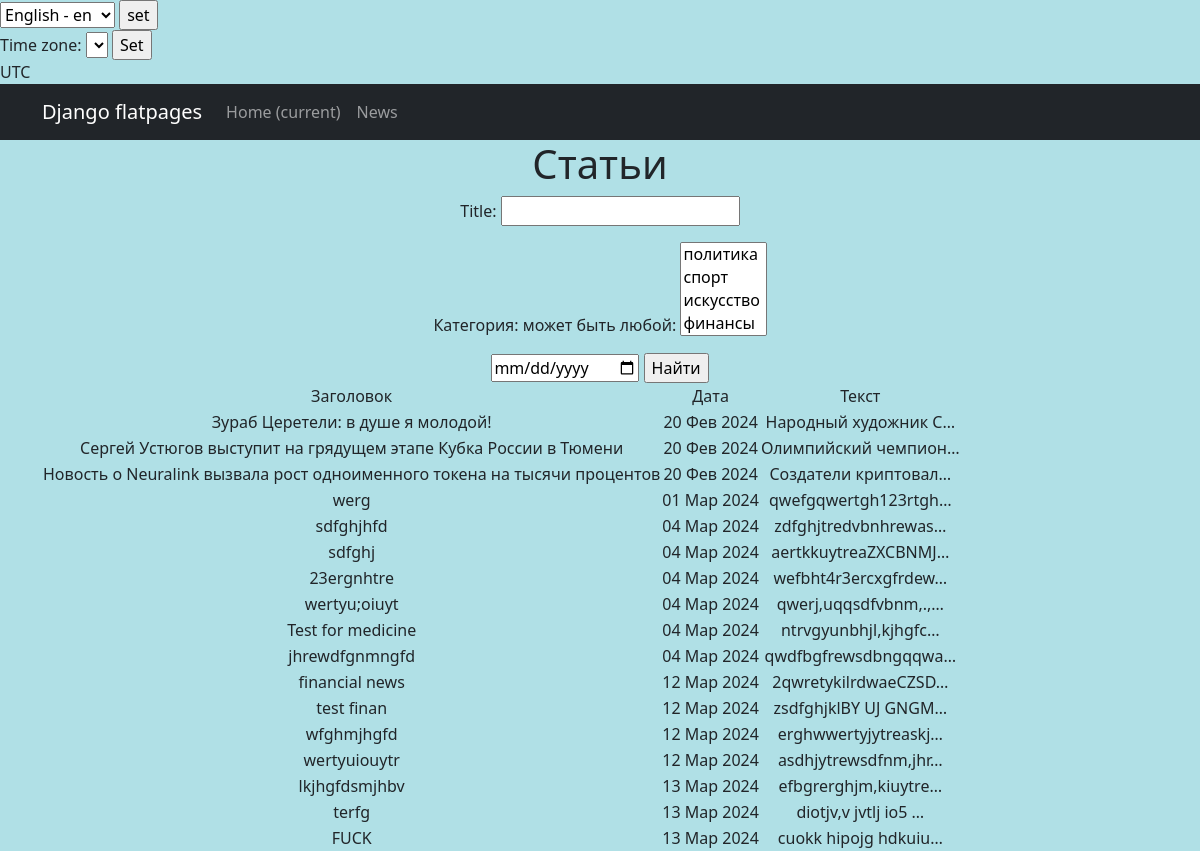
/news/search/, run on an earlier commit of the app's database.
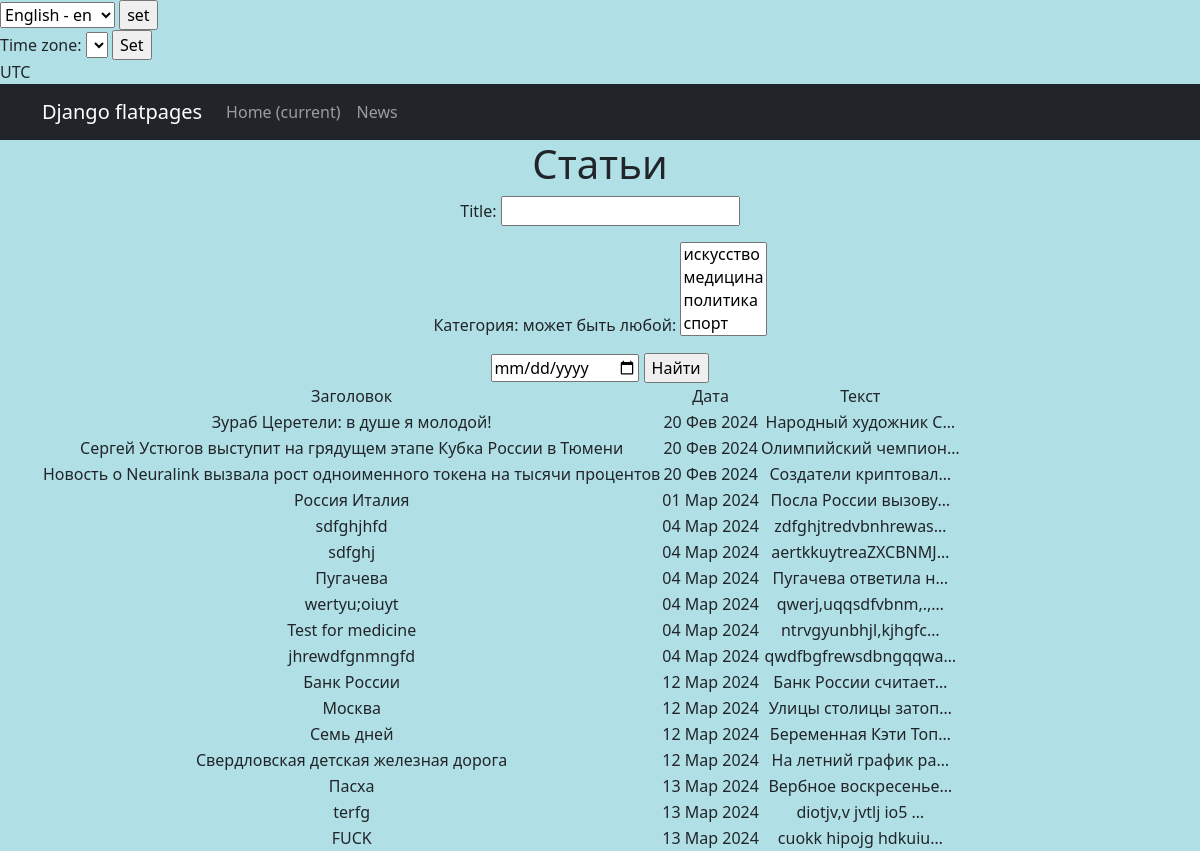
And on a later commit of the database.
### news/models.py (models this page shows, shortened)
class Post(models.Model):
    NEWS = 'NW'
    ARTICLE = "AR"
    POSITIONS = [
        (NEWS, 'Новость'),
        (ARTICLE, 'Статья')
    ]
    author = models.ForeignKey(Author, help_text=_('автор'), on_delete=models.CASCADE)
    type = models.CharField(max_length=20, help_text=_('тип'),choices=POSITIONS, default=NEWS)
    time_in = models.DateTimeField(auto_now_add=True)
    category = models.ManyToManyField(Category, verbose_name=gettext_lazy('категория: может быть любой'),through='PostCategory')
    title = models.CharField(
        max_length=255,
        help_text=_('заголовок'),
        unique=True,
    )
    text = models.TextField(help_text=_('текст'),)
    rating = models.IntegerField(help_text=_('рейтинг'), default=0)

### news/views.py (the view)
# urls.py: path('search/', PostsSearch.as_view(), name='post_search'),
class PostsSearch(ListView):
    model = Post
    template_name = 'search.html'
    context_object_name = 'posts'
    def get_queryset(self):
        queryset = super().get_queryset()
        self.filterset = PostFilter(self.request.GET, queryset)
        return self.filterset.qs
    def get_context_data(self, **kwargs):
        context = super().get_context_data(**kwargs)
        context['filterset'] = self.filterset
        return context

### news/models.py (called while the page is built)
    def __str__(self):
        return self.name

### news/templatetags/custom_filters.py (called while the page is built)
@register.filter()
def censor(value):
    new_text = value.replace('редиска', 'р******')
    new_text = new_text.replace('скуф', 'ск**')
    return new_text

### templates/search.html (shortened to what this page needs)
{% extends 'flatpages/default.html' %}
{% load custom_filters %}
{% load custom_tags %}
{% load i18n %}
{% block content %}
   <h1>{% trans "Статьи" %}</h1>
   <form action="" method="get">
       {{ filterset.form.as_p }}
       <input id="date_in" type="date"  />
       <input type="submit" value="Найти" />
   </form>
    {% if posts %}
        <table>
            <tr>
                <td>{% trans "Заголовок" %}</td>
                <td>{% trans "Дата" %}</td>
                <td>{% trans "Текст" %}</td>
            </tr>
            {% for post in posts %}
            <tr>
                <td>{{ post.title|censor }}</td>
                <td>{{ post.time_in|date:'d M Y' }}</td>
                <td>{{ post.text|truncatechars:20|censor }}</td>
            </tr>
            {% endfor %}
        </table>
    {% endif %}
{% endblock content %}

What changed in the data, as far as the page shows it:
changed Post: title|censor "werg" → "Россия Италия"; text|censor "qwefgqwertgh123rtgh…" → "Посла России вызову…"
changed Post: title|censor "23ergnhtre" → "Пугачева"; text|censor "wefbht4r3ercxgfrdew…" → "Пугачева ответила н…"
changed Post: title|censor "financial news" → "Банк России"; text|censor "2qwretykilrdwaeCZSD…" → "Банк России считает…"
changed Post: title|censor "test finan" → "Москва"; text|censor "zsdfghjklBY UJ GNGM…" → "Улицы столицы затоп…"
changed Post: title|censor "wfghmjhgfd" → "Семь дней"; text|censor "erghwwertyjytreaskj…" → "Беременная Кэти Топ…"
changed Post: title|censor "wertyuiouytr" → "Свердловская детская железная дорога"; text|censor "asdhjytrewsdfnm,jhr…" → "На летний график ра…"
changed Post: title|censor "lkjhgfdsmjhbv" → "Пасха"; text|censor "efbgrerghjm,kiuytre…" → "Вербное воскресенье…"
Also different on the page:
form field category: "политика / спорт / искусство / финансы" → "искусство / медицина / политика / спорт"
